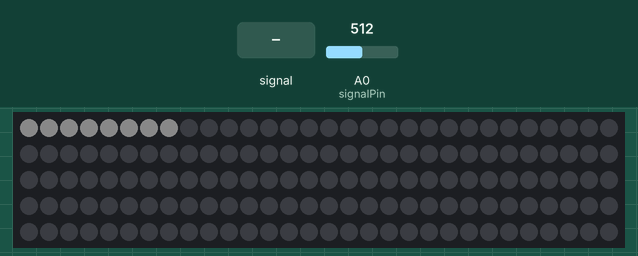
Simulated run of this sketch. Board: Arduino Uno, built with avr-gcc and run on an emulated ATmega328P. On the bench: 150 RGB LEDs in strip order, left to right, continuing on the next row. Inputs (shaded band) come from the test bench; at power-on: A0 (signalPin) = 512. Dim RGB values are drawn brighter than linear; random numbers use the default seed unless the sketch sets one.

Above: at 5.6 s.
5.7 s: A0 (signalPin) fed a 200 Hz sine of ±460 counts around its level
At 6.07 s:
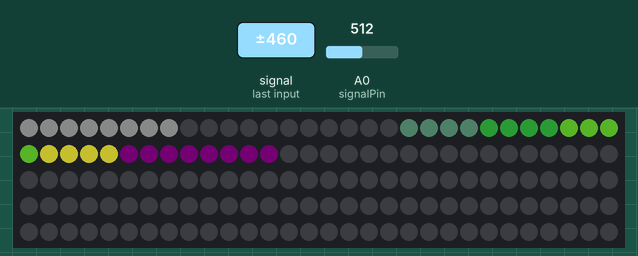
7.4 s: A0 (signalPin) set to 716
9.3 s: A0 (signalPin) set to 142
At 9.68 s:
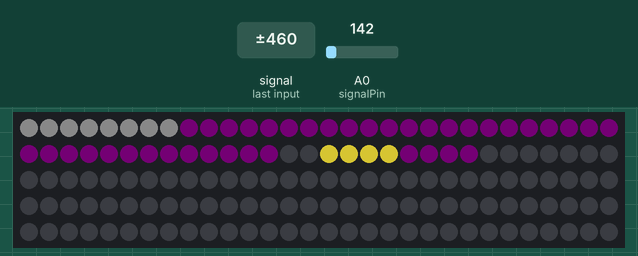
11.5 s: A0 (signalPin) set to 900
At 14.3 s:
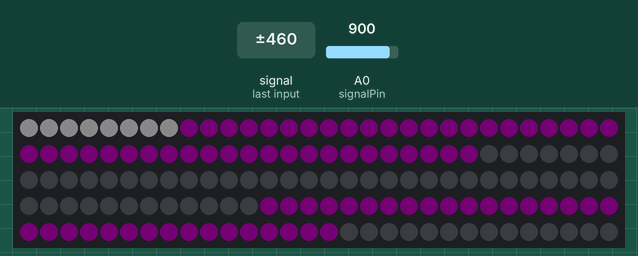
14.5 s: A0 (signalPin) set to 511
Timing chart, 0 to 17.5 s (numbered marks = the images above; inputs shaded):
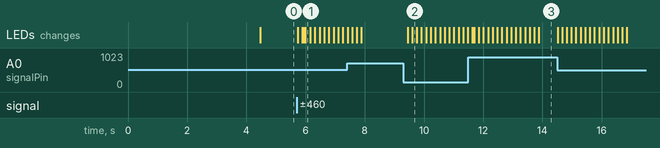

Measured:
- after the input at 5.7 s, the LEDs: first change at once (image 1 shows a later state)
- after the input at 9.3 s, the LEDs: first change after 0.15 s (image 2 shows a later state)

The sketch:

sketch_may19a.ino
```cpp
#include <FastLED.h>

int sampleWindow = 50; //in ms
const int min_sample_window = 50;
const int max_sample_window = 150;
float sample_window_out_fac = 1;
float spk_amt = 3;
//loat spk_amt = 1;
const float sample_window_fall_speed = 0.95;
const int spike_chance = 1000;
const int signalPin = 0;
#define LED_PIN 2
#define NUM_LEDS 150
const int CORNER_LIGHT = 8;
CRGB leds[NUM_LEDS];

typedef struct
{
  uint32_t position;
  uint32_t color;
  uint8_t lifetime;
  bool direction;
} dot_t;

const int MAX_NUM_DOTS = 40;
dot_t dot[MAX_NUM_DOTS];
dot_t old_dot[MAX_NUM_DOTS];
int num_dots_active;
int num_old_dots_active;
unsigned int peakToPeak;
unsigned int volt_thresh = 0;
unsigned int volt_avg = 500;
const float THRESH_FAC_MIN = 1.2;
const float THRESH_FAC_MAX = 1.5;
float thresh_fac = 1.5;
const float thresh_fac_fac = 0.03;
const CRGB OFF_COLOR = CRGB(4,4,4);
bool dot_creating = false;
int8_t color_off = 0;
unsigned int color_range = 50;
const int walk_speed = 1;
const int walk_fac = 2;
bool jump_down;
unsigned int last_millis;

const float vtfac = 0.03;
const int MV_SPEED = 2;
const int DOT_WIDTH = 4;
const int MAX_LIFETIME = 15;
const int COLOR_SHIFT = 5;

const int SAT_MIN = 150;
const int SAT_MAX = 152;
const int BRT_MIN = 250;
const int BRT_MAX = 152;

unsigned int avg_diff;
const float speed_fac = 0.3;

void setup()
{
  // put your setup code here, to run once:
  delay(1000);
  FastLED.addLeds<WS2812, LED_PIN, GRB>(leds, NUM_LEDS);

  num_dots_active = 0;
  num_old_dots_active = 0;
  randomSeed(420);

  delay(500);
  uint32_t color = 0 - NUM_LEDS;
  while (color >= 0 - NUM_LEDS || color < 0xFF) {
    for (int i = 0; i < NUM_LEDS; i++) {
      if (color + i > 0xFF)
        leds[i] = CRGB(0,0,0);
      else
        leds[i] = CHSV(color+i, 255, color + NUM_LEDS < 32 ? color + NUM_LEDS : 32);
    }
    FastLED.show();
    color ++;
  }


  for (int i = 0; i < NUM_LEDS; i++)
    leds[i] = CHSV(0,0,0);

  for (int i = 0; i < CORNER_LIGHT; i++)
    leds[i] = CHSV(0,0,50);
  FastLED.show();

  Serial.begin(9600);
}

void loop()
{
  unsigned long startMillis = millis(); // Start of sample window

  unsigned int signalMax = 0;
  unsigned int signalMin = 1024;

  if (random(spike_chance) == 1) {
    sample_window_out_fac = spk_amt;
  } else {
    if (sample_window_out_fac > 1) {
      sample_window_out_fac = sample_window_out_fac * sample_window_fall_speed;
    }
    if (sample_window_out_fac < 1)
      sample_window_out_fac = 1;
  }

/*
  if (random(spike_chance) == 1) {
    sampleWindow = max_sample_window;
  } else {
    if (sampleWindow > min_sample_window) {
      sampleWindow = sampleWindow * sample_window_fall_speed;
    }
    if (sampleWindow < min_sample_window)
      sampleWindow = min_sample_window;
  }
*/

const int SLOW_BEATS_THRESH = 1000;
  if (avg_diff < SLOW_BEATS_THRESH) {
    sampleWindow = max_sample_window;
  } else {
    sampleWindow = min_sample_window;
  }

  if (jump_down)
    sampleWindow = min_sample_window;
  jump_down = false;

  // collect data for 50 mS
  while (millis() - startMillis < sampleWindow * sample_window_out_fac)
  {
    unsigned int sample = analogRead(signalPin);
    if (sample < 1024) // toss out spurious readings
    {
      if (sample > signalMax)
      {
        signalMax = sample; // save just the max levels
      }
      else if (sample < signalMin)
      {
        signalMin = sample; // save just the min levels
      }
    }
  }
  peakToPeak = signalMax - signalMin;       // max - min = peak-peak amplitude
  //peakToPeak = random(1024);

  analyze_music();
  analyze_midi();
  update_dot_locations();
}

void analyze_music()
{
  //crossed thresh
  const int ABS_MIN_THRESH = 10;
  if (peakToPeak > volt_thresh && peakToPeak > ABS_MIN_THRESH) {
    //if so, add new dot
    if (dot_creating) {
      avg_diff = avg_diff * (1-speed_fac) + (millis() - last_millis) * speed_fac;
      last_millis = millis();
    }

    add_dot(int(volt_thresh) - int(peakToPeak));

    thresh_fac = (thresh_fac_fac) * THRESH_FAC_MIN + thresh_fac * (1-thresh_fac_fac);

    if (peakToPeak > volt_thresh * 2)
      jump_down = true;

  } else {
    end_dot();
    thresh_fac = (thresh_fac_fac) * THRESH_FAC_MAX + thresh_fac * (1-thresh_fac_fac);
  }

  //update thresh based on current volume and number of recent dots
  //...or to make it easy, let's just go with increases in volume make dots!
  volt_avg = vtfac * peakToPeak + (1-vtfac) * volt_avg;
  volt_thresh = volt_avg * thresh_fac;

  if (random(walk_fac) == 0)
    color_off += random(-walk_speed, walk_speed);
}

void analyze_midi()
{
  //get velocity of on signals

  //number of new dots, add em!
}

void update_dot_locations()
{
  num_old_dots_active = num_dots_active;
  int old_iter = 0;

  for (int i = 0; i < num_dots_active; i++)
  {
    old_dot[old_iter++] = dot[i];

    if (is_corner(dot[i].position))
    {
      dot[i].direction = !dot[i].direction;
    }

    dot[i].position += dot[i].direction ? MV_SPEED : -MV_SPEED;

    dot[i].lifetime++;

    if (dot[i].position > NUM_LEDS || dot[i].lifetime > MAX_LIFETIME) {
      for (int j = i; j < num_dots_active - 1; j++) {
        dot[j] = dot[j+1];
      }
      num_dots_active--;
      i--;
    } else {
      //update color
      //int r = random(3);
      //int shift = r * 8;
      //uint8_t shift_amount = 5;
      //uint8_t oldc = dot[i].color & (0xFF << shift);
      //uint8_t newc = oldc + shift_amount;
      //dot[i].color = (dot[i].color & (~0xFF << shift)) | (newc << shift);

    }
  }

  for (int i = 0; i < num_old_dots_active; i++)
  {
    for (int j = 0; j < DOT_WIDTH; j++)
      light_off(old_dot[i].position+j);
  }
  for (int i = 0; i < num_dots_active; i++)
  {
    for (int j = 0; j < DOT_WIDTH; j++)
      light_on(dot[i].position+j, dot[i].color, float(dot[i].lifetime) / float(MAX_LIFETIME));
  }

  FastLED.show();
  //Serial.println(num_dots_active);
}

bool is_corner(uint32_t pos) {
  return (pos < DOT_WIDTH || pos > NUM_LEDS - DOT_WIDTH);
}

void light_on(uint32_t pos, uint32_t color, float fade)
{
  if (pos > NUM_LEDS || pos < CORNER_LIGHT)
    return;

  //leds[pos] = CHSV(color & 0xFF, (color & 0xFF00) >> 8, (color & 0xFF0000) >> 16);
  leds[pos] = CHSV(color + fade * 100, SAT_MIN * (1- fade * fade * fade * fade), BRT_MIN * (1-fade));
}

void light_off(uint32_t pos)
{
  if (pos > NUM_LEDS || pos < CORNER_LIGHT)
    return;

  //leds[pos] = OFF_COLOR;
  //uint8_t cc = (color_off + 100) % 256;
  uint8_t cc = 210;
  leds[pos] = CHSV(cc, 150, 1);
  //Serial.println(cc);
}

void add_dot(int color_param)
{
  if (num_dots_active == MAX_NUM_DOTS)
    return;

  if (dot_creating) {
    dot[num_dots_active].position = dot[num_dots_active-1].position + (dot[num_dots_active].direction ? DOT_WIDTH : -DOT_WIDTH);
    dot[num_dots_active].color = dot[num_dots_active-1].color;
    dot[num_dots_active].direction = dot[num_dots_active-1].direction;
    dot[num_dots_active].lifetime = dot[num_dots_active-1].lifetime+3;
  } else {
    dot[num_dots_active].position = random(NUM_LEDS);
    //dot[num_dots_active].color = uint8_t((random(color_range+1) + color_off) % 256);// | (random(SAT_MIN,SAT_MAX+1) << 8) | (random(BRT_MIN,BRT_MAX+1) << 16);
    dot[num_dots_active].color = (random(color_range+1) + color_off);// | (random(SAT_MIN,SAT_MAX+1) << 8) | (random(BRT_MIN,BRT_MAX+1) << 16);
    dot[num_dots_active].direction = random(2);
    dot[num_dots_active].lifetime = 0;

    //dot[num_dots_active].position = 0;
    //dot[num_dots_active].color = 0xFF;
    //dot[num_dots_active].direction = true;
    dot[num_dots_active].lifetime = 0;
  }

  num_dots_active++;
  dot_creating = true;
}

void end_dot() {
  dot_creating = false;
}
```
